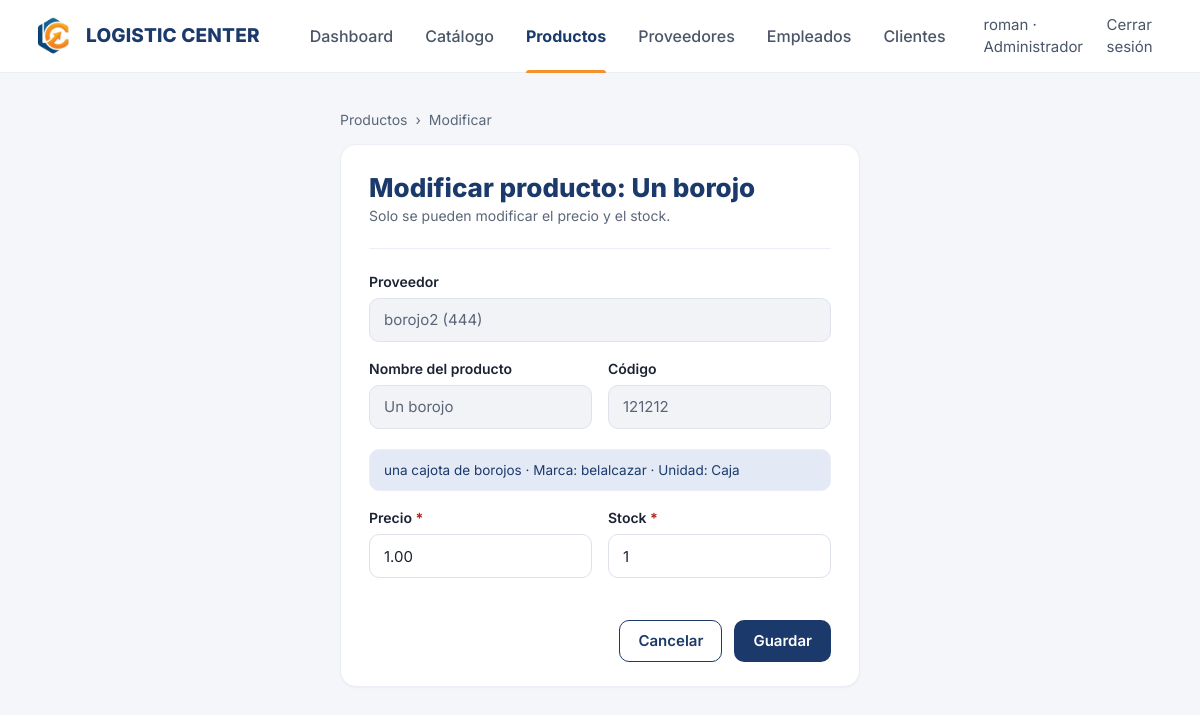
The page /productos/1/modificar/ (signed in) on the database its author committed.
### usuarios/models.py (models this page shows, shortened)
class Usuario(AbstractUser):
    user_id = models.AutoField(primary_key=True)
    email = models.EmailField(
        'correo electrónico',
        unique=True,
        error_messages={'unique': 'Ya existe un usuario registrado con este correo electrónico.'},
    )
    USERNAME_FIELD = 'username'
    REQUIRED_FIELDS = ['email']
    class Meta:
        db_table = 'usuarios'
        verbose_name = 'Usuario'
        verbose_name_plural = 'Usuarios'

### inventario/models.py (models this page shows, shortened)
class ProductoProveedor(models.Model):
    UNIDADES = [
        ('UND', 'Unidad'),
        ('CJA', 'Caja'),
        ('PAQ', 'Paquete'),
        ('KG', 'Kilogramo'),
        ('LT', 'Litro'),
        ('MT', 'Metro'),
    ]
    proveedor = models.ForeignKey(
        Proveedor, on_delete=models.CASCADE, related_name='productos'
    )
    codigo = models.CharField(
        'código', max_length=50, unique=True,
        error_messages={'unique': 'Ya existe un producto con este código.'},
    )
    nombre = models.CharField(max_length=150)
    descripcion = models.TextField('descripción')
    marca = models.CharField(max_length=100)
    unidad_medida = models.CharField('unidad de medida', max_length=3, choices=UNIDADES, default='UND')
    class Meta:
        ordering = ['nombre']
        verbose_name = 'Producto del proveedor'
        verbose_name_plural = 'Productos del proveedor'
        constraints = [
            models.UniqueConstraint(
                fields=['proveedor', 'nombre'],
                name='producto_proveedor_nombre_unico',
                violation_error_message='Este proveedor ya tiene un producto con ese nombre.',
            )
        ]

class Producto(models.Model):
    referencia = models.OneToOneField(
        ProductoProveedor, on_delete=models.PROTECT, related_name='inventario'
    )
    precio = models.DecimalField(max_digits=12, decimal_places=2)
    stock = models.PositiveIntegerField(default=0)
    categorias = models.ManyToManyField(
        Categoria, blank=True, related_name='productos'
    )
    fecha_registro = models.DateTimeField(auto_now_add=True)
    class Meta:
        ordering = ['referencia__nombre']
        verbose_name = 'Producto'
        verbose_name_plural = 'Productos'
    @property
    def nombre(self):
        return self.referencia.nombre
    @property
    def descripcion(self):
        return self.referencia.descripcion
    @property
    def marca(self):
        return self.referencia.marca
    @property
    def unidad_medida(self):
        return self.referencia.get_unidad_medida_display()

### inventario/views.py (the view)
# urls.py: path('productos/<int:pk>/modificar/', views.ModificarProductoView, name='modificar_producto'),
@solo_staff
def ModificarProductoView(request, pk):
    producto = get_object_or_404(
        Producto.objects.select_related('referencia__proveedor'), pk=pk
    )
    if request.method == 'POST':
        form = ProductoForm(request.POST, instance=producto)
        if form.is_valid():
            form.save()
            messages.success(request, 'Producto modificado correctamente.')
            return redirect('listar_productos')
        messages.error(request, 'No fue posible guardar. Verifique los datos ingresados.')
    else:
        form = ProductoForm(instance=producto)
    return render(request, 'inventario/formulario_producto.html', {
        'form': form,
        'titulo': f'Modificar producto: {producto.nombre}',
        'producto': producto,
    })

### inventario/forms.py (called while the page is built)
    @property
    def es_modificacion(self):
        return bool(self.instance.pk)

### inventario/models.py (called while the page is built)
    def __str__(self):
        return f'{self.nombre} ({self.nit})'

### inventario/views.py (called while the page is built)
def solo_staff(vista):
    return login_required(user_passes_test(lambda u: u.is_staff)(vista))

### inventario/templates/inventario/formulario_producto.html (shortened to what this page needs)
{% extends 'base.html' %}
{% load static %}
{% block page_class %}page--narrow{% endblock %}
{% block content %}
<nav class="crumbs" aria-label="Ruta">
    <a href="{% url 'listar_productos' %}">Productos</a><span aria-hidden="true">›</span><span>{% if form.es_modificacion %}Modificar{% else %}Registrar{% endif %}</span>
</nav>
<section class="card form-card">
    <header class="form-card__head">
        <div>
            <h1>{{ titulo }}</h1>
            {% if form.es_modificacion %}
            <p>Solo se pueden modificar el precio y el stock.</p>
            {% else %}
            <p>Elige el proveedor y luego el producto de su lista: el nombre y el código se completan solos.</p>
            {% endif %}
        </div>
    </header>
    <form method="post" novalidate id="form-producto">
        <section class="section" style="border-bottom:0;">
            {% include 'components/campo.html' with campo=form.proveedor %}
            <div class="field-row">
                {% include 'components/campo.html' with campo=form.nombre %}
                {% include 'components/campo.html' with campo=form.codigo %}
            </div>
            {% if not form.es_modificacion %}
            <p class="info-producto" id="info-producto" hidden aria-live="polite"></p>
            <datalist id="opciones-nombre"></datalist>
            <datalist id="opciones-codigo"></datalist>
            {% else %}
            <p class="info-producto">{{ producto.descripcion }} · Marca: {{ producto.marca }} · Unidad: {{ producto.unidad_medida }}</p>
            {% endif %}
            <div class="field-row" style="margin-top:16px;">
                {% include 'components/campo.html' with campo=form.precio %}
                {% include 'components/campo.html' with campo=form.stock %}
            </div>
        </section>
        <div class="form-actions" style="padding-top:4px;">
            <a class="btn btn--outline" href="{% url 'listar_productos' %}">Cancelar</a>
            <button class="btn btn--primary" type="submit">Guardar</button>
        </div>
    </form>
</section>
{% endblock %}

### main/templates/base.html (shortened to what this page needs)
{% load static %}<!DOCTYPE html>
<html lang="es">
<head>
    <link rel="stylesheet" href="{% static 'css/app.css' %}">
</head>
<body>
    <header class="topbar">
        <div class="topbar__inner">
            <a class="brand" href="{% if user.is_authenticated %}{% url 'dashboard' %}{% else %}{% url 'bienvenida' %}{% endif %}">
                <img class="brand__mark" src="{% static 'img/isotipo_v1.png' %}" alt="">
                <span class="brand__name">Logistic Center</span>
            </a>
            <nav class="menu" id="menu" aria-label="Principal">
                {% if user.is_authenticated %}
                {% with url_name=request.resolver_match.url_name %}
                <ul class="menu__links">
                    <li><a class="menu__link" href="{% url 'dashboard' %}" {% if url_name == 'dashboard' %}aria-current="page"{% endif %}>Dashboard</a></li>
                    <li><a class="menu__link" href="{% url 'catalogo' %}" {% if url_name == 'catalogo' or url_name == 'detalle_producto' %}aria-current="page"{% endif %}>Catálogo</a></li>
                    {% if user.is_staff %}
                    <li><a class="menu__link" href="{% url 'listar_productos' %}" {% if url_name == 'listar_productos' or url_name == 'registrar_producto' or url_name == 'modificar_producto' or url_name == 'categorias' %}aria-current="page"{% endif %}>Productos</a></li>
                    <li><a class="menu__link" href="{% url 'listar_proveedores' %}" >Proveedores</a></li>
                    <li><a class="menu__link" href="{% url 'listar_empleados' %}" >Empleados</a></li>
                    <li><a class="menu__link" href="{% url 'listar_clientes' %}" {% if url_name == 'listar_clientes' or url_name == 'registrar_cliente' or url_name == 'modificar_cliente' %}aria-current="page"{% endif %}>Clientes</a></li>
                    {% endif %}
                </ul>
                {% endwith %}
                <div class="menu__side">
                    <span>{{ user.username }} · {% if user.is_superuser %}Administrador{% elif user.is_staff %}Empleado{% else %}Cliente{% endif %}</span>
                    <a class="menu__logout" href="{% url 'logout' %}" data-open-modal="modal-logout">Cerrar sesión</a>
                </div>
                {% else %}
                <div class="menu__side">
                    <a class="menu__logout" href="{% url 'login' %}">Iniciar sesión</a>
                </div>
                {% endif %}
            </nav>
        </div>
    </header>
    <main class="page {% block page_class %}{% endblock %}" id="contenido">
        {% block content %}{% endblock %}
    </main>
</body>
</html>

### main/templates/components/campo.html (shortened to what this page needs)
<div class="field{% if campo.errors %} field--error{% endif %}">
    <label class="label" for="{{ campo.id_for_label }}">{{ campo.label }}{% if campo.field.required and not campo.field.disabled %} <span class="req" aria-hidden="true">*</span>{% endif %}</label>
    {{ campo }}
</div>

### rows shown on the page
Usuario: username "roman"
ProductoProveedor: nombre "Un borojo", codigo "121212"
Producto: descripcion "una cajota de borojos", marca "belalcazar", unidad_medida "Caja", precio "1.00", stock "1"

### other values the page prints
{{ titulo }} "Modificar producto: Un borojo"
{{ campo.label }} "Proveedor Nombre del producto Código Precio Stock"
